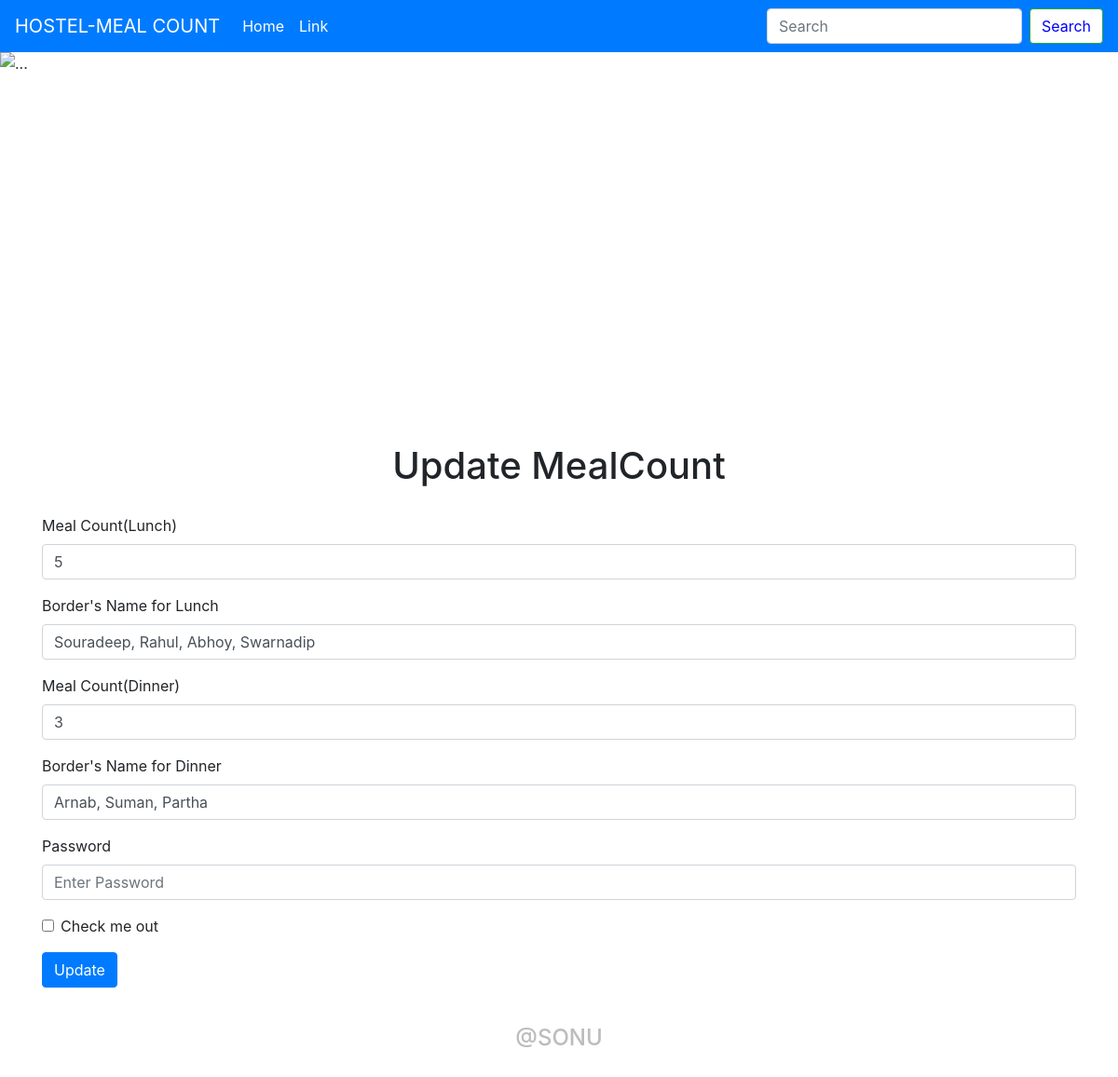
The page /update/1 on the database as committed earlier.
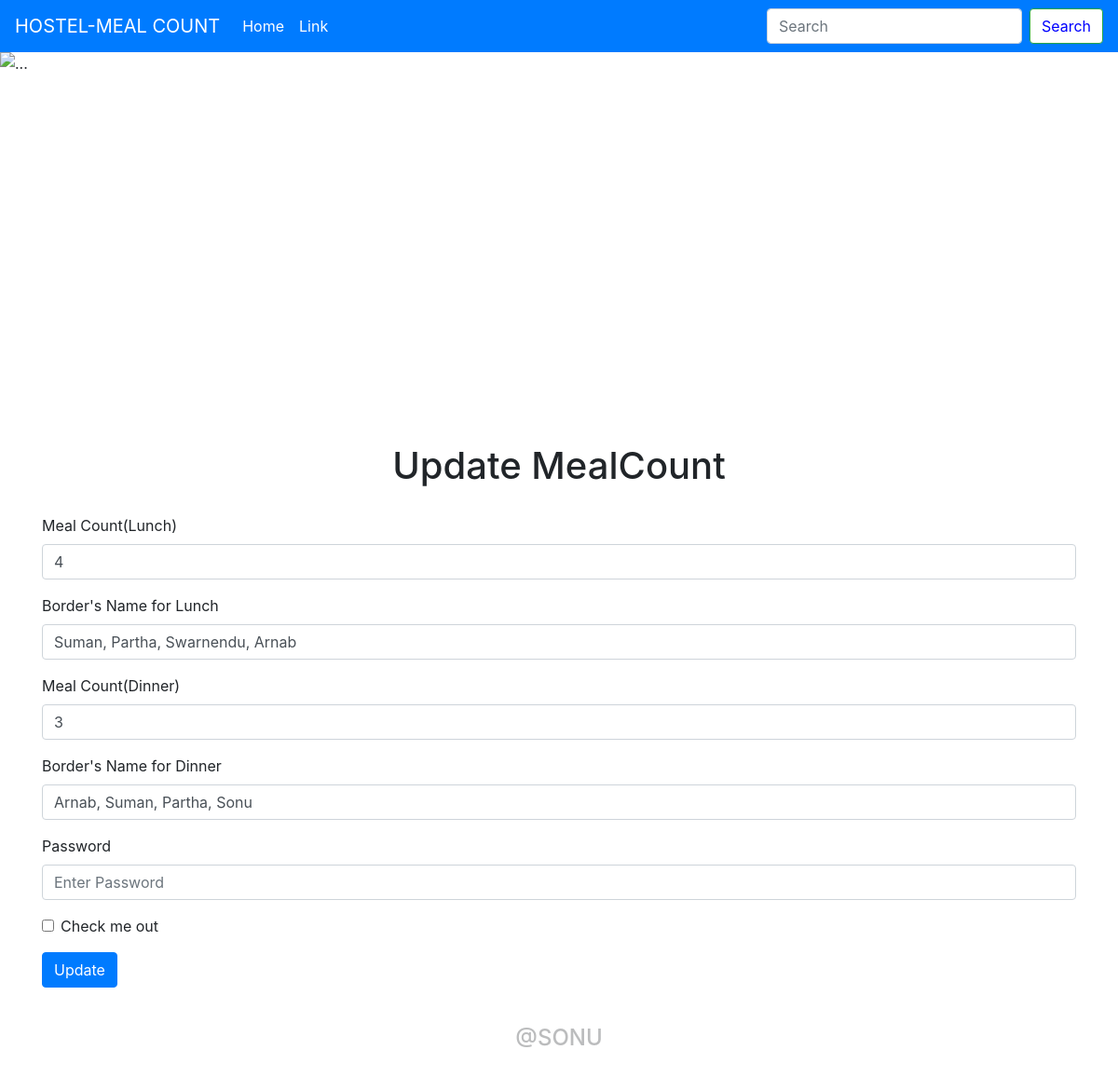
The same page on the database as committed later.
### app.py (models this page shows, shortened)
class Todo(db.Model):
    sno = db.Column(db.Integer, primary_key = True)
    title = db.Column(db.String(200), nullable = False)
    desc = db.Column(db.String(500), nullable = True)
    lunch = db.Column(db.String(500), nullable = True)
    desc2 = db.Column(db.String(500), nullable = True)
    dinner = db.Column(db.String(500), nullable = True)
    date_created = db.Column(db.DateTime, default = datetime.utcnow)

### app.py (the view, shortened to what this page needs)
@app.route("/update/<int:sno>", methods = ['GET', 'POST'])
def update(sno):
    todo = Todo.query.filter_by(sno=sno).first()
    return render_template('update.html', todo=todo)

### templates/update.html (shortened to what this page needs)
{% extends 'base.html' %}
{% block body%}
      <div class="container">
        <h1 style="text-align:center;padding:20px">Update MealCount</h1>
        <form action="/update/{{todo.sno}}" method="POST">
            <div class="form-group">
            <label for="desc">Meal Count(Lunch)</label>
            <input type="text" class="form-control" value="{{todo.desc}}" name="desc" id="exampleInputPassword1" placeholder="Enter Lunch Count">
            </div>
            <div class="form-group">
              <label for="desc">Border's Name for Lunch</label>
              <input type="text" class="form-control" value="{{todo.lunch}}" name="lunch" id="exampleInputPassword1" placeholder="Enter Border's Name for Lunch">
            </div>
            <div class="form-group">
              <label for="desc">Meal Count(Dinner)</label>
              <input type="text" class="form-control" value="{{todo.desc2}}" name="desc2" id="exampleInputPassword1" placeholder="Enter Dinner Count">
            </div>
            <div class="form-group">
              <label for="desc">Border's Name for Dinner</label>
              <input type="text" class="form-control" value="{{todo.dinner}}" name="dinner" id="exampleInputPassword1" placeholder="Enter Border's Name for Dinner">
            </div>
            <div class="my-3">
              <label for="exampleInputPassword1" class="form-label">Password</label>
              <input type="password" class="form-control" name="password" id="exampleInputPassword1" placeholder="Enter Password">
            </div>
            <div class="form-group form-check">
              <input type="checkbox" class="form-check-input" id="exampleCheck1">
              <label class="form-check-label" for="exampleCheck1">Check me out</label>
              </div>
            <button type="submit" class="btn btn-primary" id="liveAlertBtn">Update</button>
        </form>
      </div>
{% endblock body %}

Rows that differ between the two databases and show on the page:
changed Todo: desc "5" → "4"; lunch "Souradeep, Rahul, Abhoy, Swarnadip" → "Suman, Partha, Swarnendu, Arnab"; dinner "Arnab, Suman, Partha" → "Arnab, Suman, Partha, Sonu"
